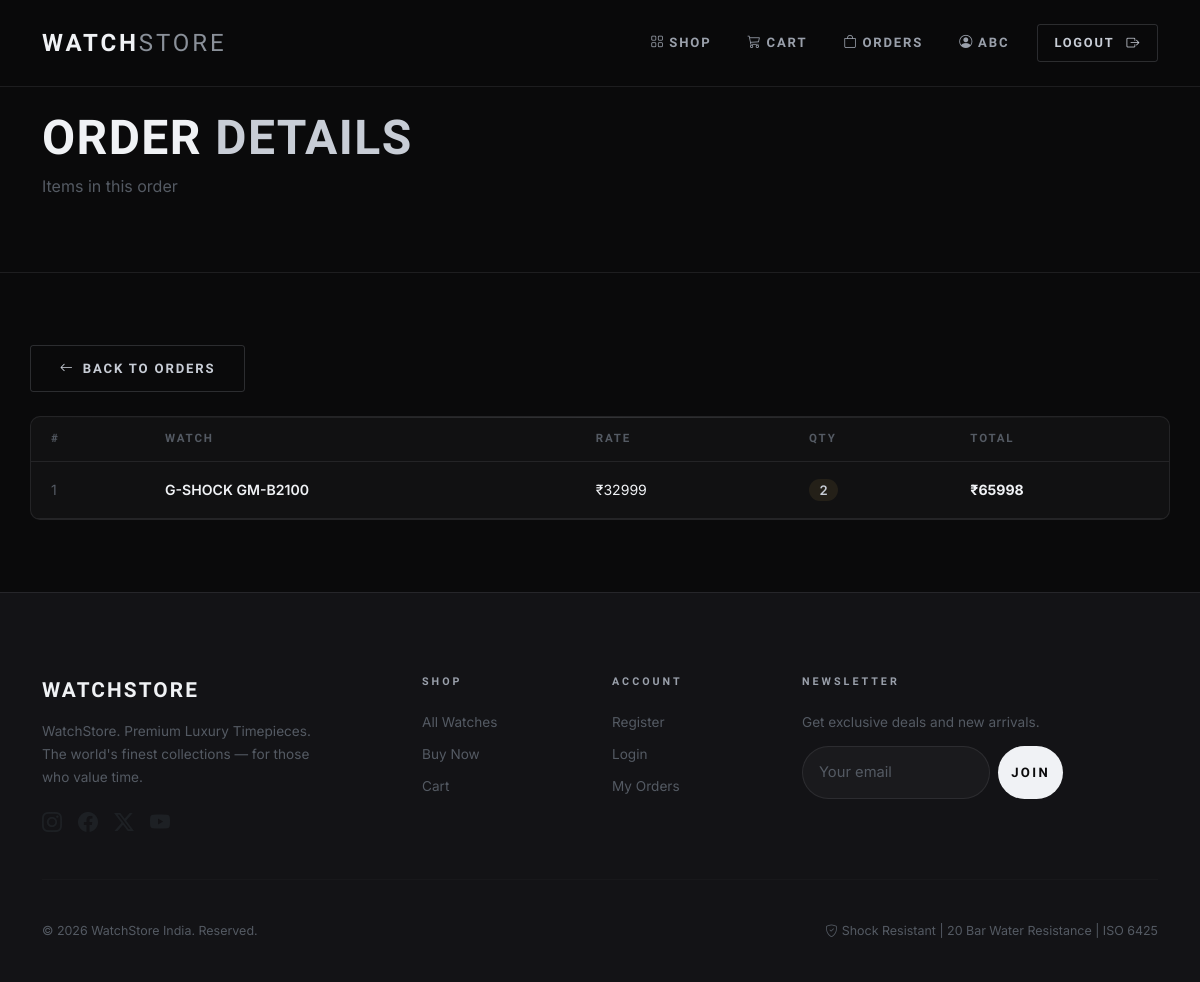
/ms/3/ (signed in), run on the app's committed database.
### myapp/models.py (models this page shows, shortened)
class watchsalessub(models.Model):
    salesno = models.IntegerField()
    slno = models.IntegerField()
    pname = models.CharField(max_length=100)
    rate = models.IntegerField()
    qty = models.IntegerField()
    total = models.IntegerField()

### myapp/views.py (the view)
    def wrapper(request, *args, **kwargs):
        if not is_logged_in(request):
            return redirect('/log/')
        return view_func(request, *args, **kwargs)

### myapp/views.py (called while the page is built)
def is_logged_in(request):
    return request.session.get('id') is not None

def login_required_redirect(view_func):
    def wrapper(request, *args, **kwargs):
        if not is_logged_in(request):
            return redirect('/log/')
        return view_func(request, *args, **kwargs)
    return wrapper

@login_required_redirect
def viewsalessub(request, salesno):
    mrec = watchsalessub.objects.filter(salesno=salesno)
    sale = watchsales.objects.filter(salesno=salesno).first()
    return render(request, "mysalessub.html", {"mrec": mrec, "sale": sale})

### myapp/templates/mysalessub.html (shortened to what this page needs)
{% extends 'base.html' %}
{% block content %}
<div class="page-header">
  <div class="container-xl">
    <h2 style="font-family:var(--font-display)">Order <span class="text-gold">Details</span></h2>
    <p style="color:var(--text-muted)">Items in this order</p>
  </div>
</div>
<div class="container-xl section-padding-sm">
  <a href="/myp/" class="btn-ghost mb-4 d-inline-flex align-items-center gap-2">
    <i class="bi bi-arrow-left"></i> Back to Orders
  </a>
  {% if mrec %}
  <div class="glass-card overflow-hidden reveal">
    <div class="table-responsive">
      <table class="luxe-table mb-0">
        <thead>
          <tr><th>#</th><th>Watch</th><th>Rate</th><th>Qty</th><th>Total</th></tr>
        </thead>
        <tbody>
          {% for j in mrec %}
          <tr>
            <td style="color:var(--text-muted)">{{ forloop.counter }}</td>
            <td style="font-weight:600">{{ j.pname }}</td>
            <td class="text-gold">₹{{ j.rate }}</td>
            <td><span style="background:rgba(201,168,76,.1);color:var(--gold);padding:.2rem .65rem;border-radius:100px;font-size:.82rem;font-weight:600">{{ j.qty }}</span></td>
            <td style="font-weight:700">₹{{ j.total }}</td>
          </tr>
          {% endfor %}
        </tbody>
      </table>
    </div>
  </div>
  {% else %}
  <div class="empty-state"><div class="empty-icon">📋</div><h4>No items found</h4></div>
  {% endif %}
</div>
{% endblock %}

### watchproject/static/css/luxe.css (style rules this page uses)
:root { --bg: #0a0a0b; --surface: #131316; --surface2: #1c1c20; --card: rgba(255,255,255,0.03); --card-hover: rgba(255,255,255,0.055); --silver: #c8cdd6; --silver-dim: #8a9099; --silver-dark: #4a5260; --white: #f0f2f5; --platinum: #e2e5ea; --border: rgba(200,205,214,0.1); --border-mid: rgba(200,205,214,0.18); --border-hi: rgba(200,205,214,0.35); --text: #f0f2f5; --text-2: #9aa0ab; --text-3: #545a63; --glow: rgba(200,205,214,0.08); --glow-hi: rgba(200,205,214,0.15); --r-xs: 3px; --r-sm: 6px; --r: 10px; --r-lg: 16px; --r-xl: 22px; --shadow: 0 4px 24px rgba(0,0,0,0.7); --shadow-md:0 8px 40px rgba(0,0,0,0.9); --shadow-up:0 -4px 24px rgba(0,0,0,0.5); --ease: cubic-bezier(0.4,0,0.2,1); --t: all 0.22s var(--ease); --t-slow:all 0.5s var(--ease); --font-head: 'Barlow Condensed', sans-serif; --font-body: 'Inter', sans-serif; --gold: var(--silver); --gold-light: var(--platinum); --gold-dark: var(--silver-dark); --gold-glow: var(--glow); --red: var(--silver); --yellow: var(--platinum); --border-red: var(--border); --border-glass:var(--border); --glass-bg: var(--card); --glass-bg-strong: var(--card-hover); --bg-primary: var(--bg); --bg-secondary:var(--surface); --bg-card: var(--card); --text-primary:var(--text); --text-secondary:var(--text-2); --text-muted: var(--text-3); --font-display:var(--font-head); }
*, *::before, *::after { box-sizing: border-box; margin: 0; padding: 0; }
html { scroll-behavior: smooth; }
body { font-family: var(--font-body); background: var(--bg); color: var(--text); min-height: 100vh; line-height: 1.7; -webkit-font-smoothing: antialiased; overflow-x: hidden; }
h1,h2,h3,h4,h5 { font-family: var(--font-head); font-weight: 700; letter-spacing: 0.03em; text-transform: uppercase; line-height: 1.1; color: var(--white); }
h2 { font-size: clamp(1.8rem, 4vw, 3.2rem); }
p { color: var(--text-2); }
a { color: var(--silver); text-decoration: none; transition: var(--t); }
.text-gold { color: var(--silver); }
.btn-ghost { display: inline-flex; align-items: center; justify-content: center; gap: .5rem; background: transparent; color: var(--silver) !important; border: 1px solid var(--border-mid); font-family: var(--font-head); font-weight: 700; font-size: .82rem; letter-spacing: .14em; text-transform: uppercase; border-radius: var(--r-xs); padding: .72rem 1.8rem; cursor: pointer; transition: var(--t); }
.glass-card { background: var(--card); border: 1px solid var(--border); border-radius: var(--r); transition: var(--t); position: relative; overflow: hidden; }
.glass-card::before { content: ''; position: absolute; top: 0; left: 0; right: 0; height: 1px; background: linear-gradient(90deg, transparent, var(--border-mid), transparent); }
.section-padding-sm { padding: 4.5rem 0; }
.page-header { padding: 7rem 0 3.5rem; border-bottom: 1px solid var(--border); }
.luxe-table { width: 100%; border-collapse: collapse; }
.luxe-table thead th { font-family: var(--font-head); font-size: .72rem; font-weight: 600; letter-spacing: .16em; text-transform: uppercase; color: var(--text-3); padding: .75rem 1.25rem; border-bottom: 1px solid var(--border); text-align: left; }
.luxe-table tbody td { padding: 1rem 1.25rem; border-bottom: 1px solid var(--border); color: var(--text); font-size: .88rem; vertical-align: middle; }
.luxe-table tbody tr { transition: var(--t); }
.reveal { opacity:0; transform:translateY(32px); transition:opacity .65s var(--ease), transform .65s var(--ease); }
.reveal.visible { opacity:1; transform:none; }

### data on the page
watchsalessub: pname "G-SHOCK GM-B2100", rate "32999", qty "2", total "65998"

### other printed values
{{ request.session.name }} "ABC"
